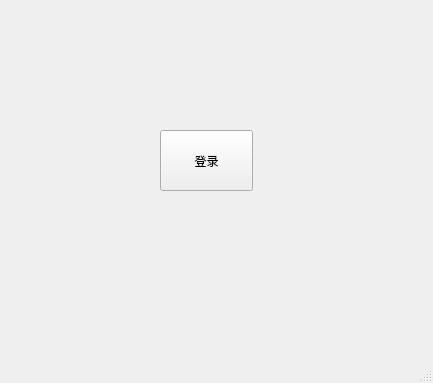
<?xml version="1.0" encoding="UTF-8"?>
<ui version="4.0">
 <class>MainWindow</class>
 <widget class="QMainWindow" name="MainWindow">
  <property name="geometry">
   <rect>
    <x>0</x>
    <y>0</y>
    <width>433</width>
    <height>383</height>
   </rect>
  </property>
  <property name="windowTitle">
   <string>MainWindow</string>
  </property>
  <widget class="QWidget" name="centralwidget">
   <widget class="QPushButton" name="pushButton">
    <property name="geometry">
     <rect>
      <x>160</x>
      <y>130</y>
      <width>93</width>
      <height>61</height>
     </rect>
    </property>
    <property name="text">
     <string>登录</string>
    </property>
   </widget>
  </widget>
  <widget class="QMenuBar" name="menubar">
   <property name="geometry">
    <rect>
     <x>0</x>
     <y>0</y>
     <width>433</width>
     <height>25</height>
    </rect>
   </property>
  </widget>
  <widget class="QStatusBar" name="statusbar"/>
 </widget>
 <resources/>
 <connections/>
</ui>
